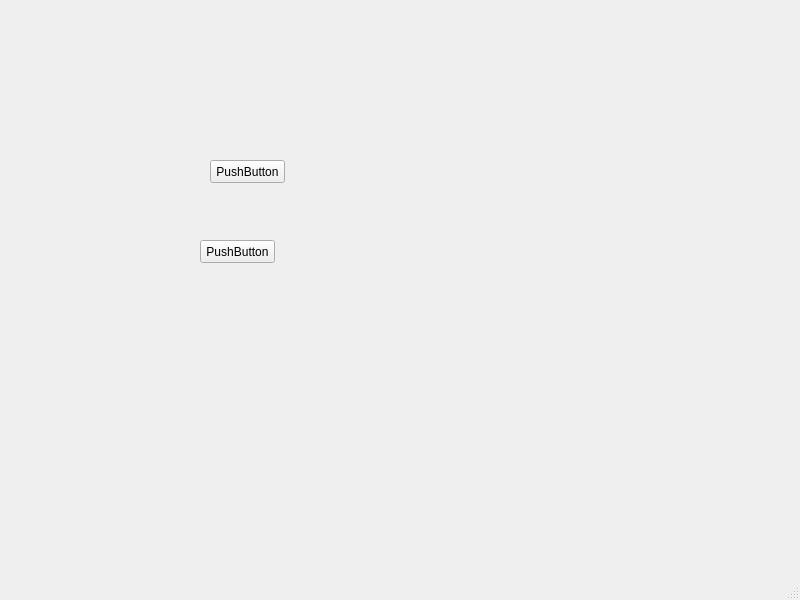
<?xml version="1.0" encoding="UTF-8"?>
<ui version="4.0">
 <class>MainWindow</class>
 <widget class="QMainWindow" name="MainWindow">
  <property name="geometry">
   <rect>
    <x>0</x>
    <y>0</y>
    <width>800</width>
    <height>600</height>
   </rect>
  </property>
  <property name="windowTitle">
   <string>MainWindow</string>
  </property>
  <widget class="QWidget" name="centralwidget">
   <widget class="QPushButton" name="pushButton">
    <property name="geometry">
     <rect>
      <x>210</x>
      <y>160</y>
      <width>75</width>
      <height>23</height>
     </rect>
    </property>
    <property name="text">
     <string>PushButton</string>
    </property>
   </widget>
   <widget class="drag_button" name="pushButton_2">
    <property name="geometry">
     <rect>
      <x>200</x>
      <y>240</y>
      <width>75</width>
      <height>23</height>
     </rect>
    </property>
    <property name="text">
     <string>PushButton</string>
    </property>
   </widget>
  </widget>
  <widget class="QMenuBar" name="menubar">
   <property name="geometry">
    <rect>
     <x>0</x>
     <y>0</y>
     <width>800</width>
     <height>21</height>
    </rect>
   </property>
  </widget>
  <widget class="QStatusBar" name="statusbar"/>
 </widget>
 <customwidgets>
  <customwidget>
   <class>drag_button</class>
   <extends>QPushButton</extends>
   <header>drag_button2.h</header>
  </customwidget>
 </customwidgets>
 <resources/>
 <connections/>
</ui>
